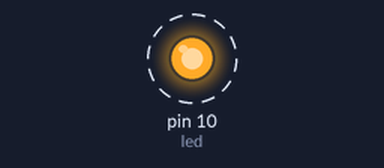
The sketch below on a simulated Arduino Uno, built with avr-gcc and run on an emulated ATmega328P. On the bench: output pins drawn as LEDs (lit = HIGH). Dashed ring = blinking.

Above: at 0.5 s.
Timing chart, 0 to 3.0 s (numbered marks = the images above):
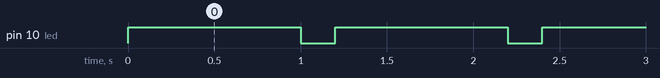

The sketch:

blink.ino
```cpp
int led = 10;

void setup() {
  pinMode(led, OUTPUT);
}

void loop() {
  digitalWrite(led, HIGH);   // turn the LED on
  delay(1000);               // wait for a second
  digitalWrite(led, LOW);    // turn the LED off
  delay(200);               // wait for a second
}
```

Measured:
- by itself, pin 10 (led): alternates HIGH for 1.0 s and LOW for 0.20 s
